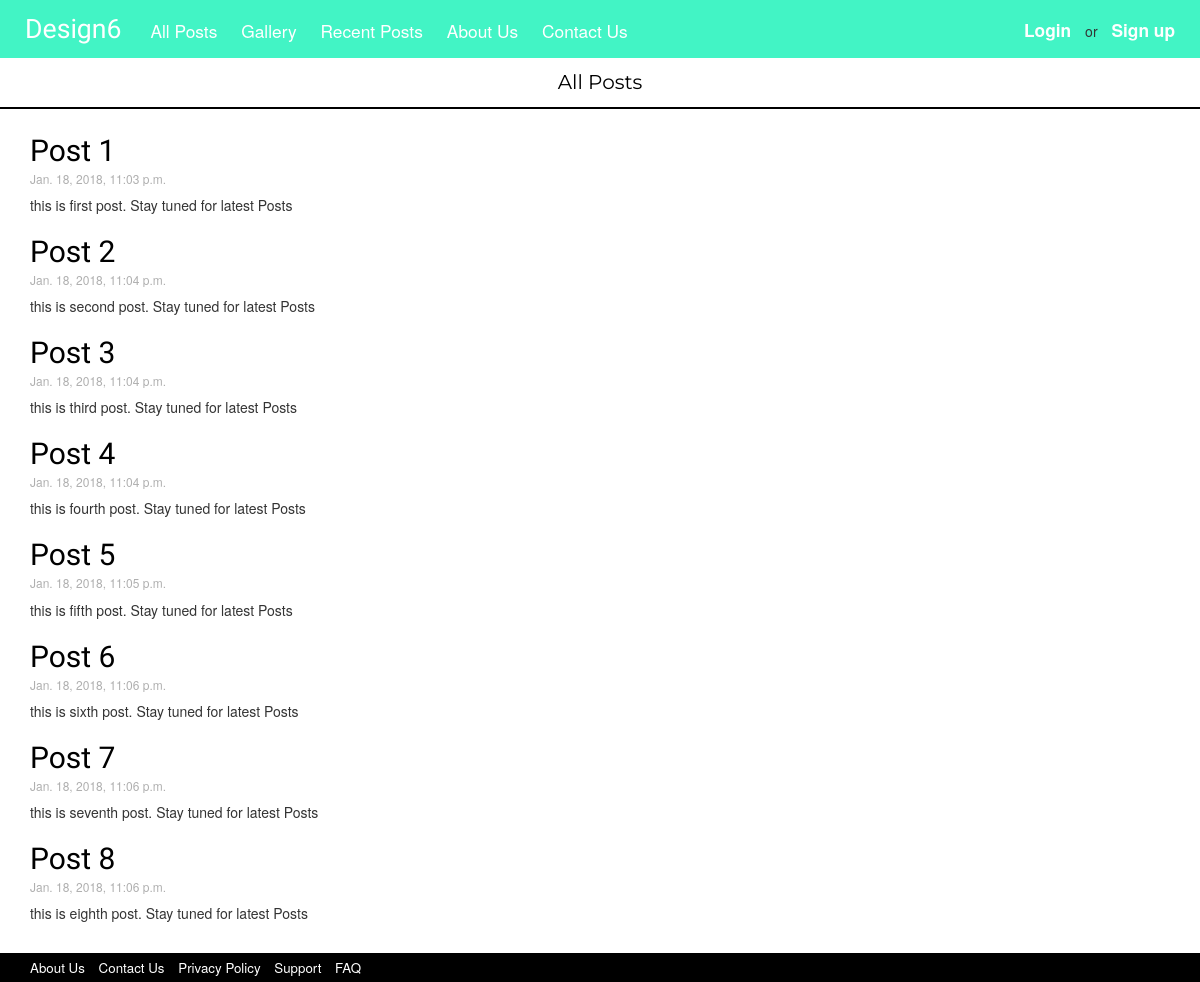
The app's page /posts/all/ with its own data.
### design6/models.py (models this page shows, shortened)
class Post(models.Model):
	author = models.ForeignKey('auth.User')
	title = models.CharField(max_length=200)
	text = models.TextField()
	created_date = models.DateTimeField(default=timezone.now)
	published_date = models.DateTimeField(default=timezone.now)

### design6/views.py (the view)
# urls.py: url(r'^posts/all/$', views.post_all, name='post_all'),
def post_all(request):
	posts = Post.objects.filter(published_date__lte=timezone.now()).order_by('published_date')
	return render(request, 'design6/post_all.html', {'posts' : posts})

### design6/templates/design6/post_all.html
{% extends 'design6/base.html' %}
{% block content %}
	<div class="container-fluid latest">
		<p>All Posts</p>
	</div>
	<div class="container-fluid">
		{% for post in posts %}
			<div class="container-fluid">
				<h2><a href="{% url 'post_detail' pk=post.pk %}">{{ post.title }}</a></h2>
				<h6 class="date">{{ post.published_date }}</h6>
				<div class="postText">
					<p>{{ post.text|truncatewords:40|linebreaks }}</p>
				</div>
			</div>
		{% endfor %}
	</div>
{% endblock %}

### design6/templates/design6/base.html (shortened to what this page needs)
{% load staticfiles %}
{% load post_extra %}
<html>
	<head>
		<link rel="stylesheet" href="https://maxcdn.bootstrapcdn.com/bootstrap/3.3.7/css/bootstrap.min.css">
		<link rel="stylesheet" type="text/css" href="{% static 'css/navBar.css' %}">
		<link rel="stylesheet" type="text/css" href="{% static 'css/base.css' %}">
	</head>
	<body>
		<div class="container-fluid menuBar">
			<longMenu>
				<ul>
					<li><a href="{% url 'home_page' %}" id="titleText">Design6</a></li>
					<li><a href="{% url 'post_all' %}">All Posts</a></li>
					<li><a href="{% url 'gallery_all' %}">Gallery</a></li>
					<li><a href="{% url 'post_recent' %}">Recent Posts</a></li>
					<li><a href="{% url 'about_us' %}">About Us</a></li>
					<li><a href="{% url 'contact_us' %}">Contact Us</a></li>
					{% if request.user.is_authenticated %}
						<span style="float: right; margin-top: 8px;">
						<li><span class="glyphicon glyphicon-user" style="margin-right: 0;"></span><a href="{% url 'dashboard' %}"> {{ request.user.username }}</a></li>
						<li><a href="{% url 'logout' %}">Logout</a></li></span>
					{% else %}
						<span style="float: right; margin-top: 8px;">
						<li><strong><a href="{% url 'login' %}">Login</a></strong></li> or
						<li><strong><a href="{% url 'signUp' %}">Sign up</a></strong></li></span>
					{% endif %}
				</ul>
			</longMenu>
		</div>
		{% block content %}
		{% endblock %}
		<div class="container-fluid footer">
			<ul class="footer_list">
				<li><a href="{% url 'about_us' %}">About Us</a></li>
				<li><a href="{% url 'contact_us' %}">Contact Us</a></li>
				<li><a href="{% url 'privacy_policy' %}">Privacy Policy</a></li>
				<li><a href="{% url 'support' %}">Support</a></li>
				<li><a href="{% url 'faq' %}">FAQ</a></li>
			</ul>
		</div>
	</body>
</html>

### design6/static/css/navBar.css (style rules this page uses)
.menuBar { background-color: #42f4c5; width :100%; top:0; left:0; }
ul { list-style: none; }
longMenu ul { padding-left: 0; margin: 0; }
longMenu ul li { display: inline-block; font-size: 13pt; color: #ffffff; text-align: center; padding: 10px; }
longMenu #titleText { padding-right: 5px; }
#titleText { font-family: "Berkshire Swash", cursive; font-size: 20pt; text-decoration: none; }
ul li a:link, ul li a:visited { text-decoration: none; color: #ffffff; }

### design6/static/css/base.css (style rules this page uses)
.latest { padding-top: 10px; border-bottom: 2px solid; font-family: 'Montserrat', sans-serif; font-size: 15pt; color: #000000; text-align: center; width: 100%; margin-bottom: 15px; }
h2 { margin-top: 10px; margin-bottom: 5px; font-family: "Berkshire Swash", cursive; }
h2 a:link, h2 a:visited { color: #000000; text-decoration: none; }
.date { margin-top: 0; color: #afafaf; }
.footer ul { margin:0; padding-left:10px; }
.footer { bottom: 0; left: 0; right: 0; top: 20px; width: 100%; position: relative; background-color: #000000; color: #ffffff; font-size: 10pt; }
.footer_list li { display: inline-block; text-align: center; padding: 5px; }

### records on screen
Post: title "Post 1", published_date "Jan. 18, 2018, 11:03 p.m.", text "this is first post. Stay tuned for latest Posts"
Post: title "Post 2", published_date "Jan. 18, 2018, 11:04 p.m.", text "this is second post. Stay tuned for latest Posts"
Post: title "Post 3", published_date "Jan. 18, 2018, 11:04 p.m.", text "this is third post. Stay tuned for latest Posts"
Post: title "Post 4", published_date "Jan. 18, 2018, 11:04 p.m.", text "this is fourth post. Stay tuned for latest Posts"
Post: title "Post 5", published_date "Jan. 18, 2018, 11:05 p.m.", text "this is fifth post. Stay tuned for latest Posts"
Post: title "Post 6", published_date "Jan. 18, 2018, 11:06 p.m.", text "this is sixth post. Stay tuned for latest Posts"
Post: title "Post 7", published_date "Jan. 18, 2018, 11:06 p.m.", text "this is seventh post. Stay tuned for latest Posts"
Post: title "Post 8", published_date "Jan. 18, 2018, 11:06 p.m.", text "this is eighth post. Stay tuned for latest Posts"
